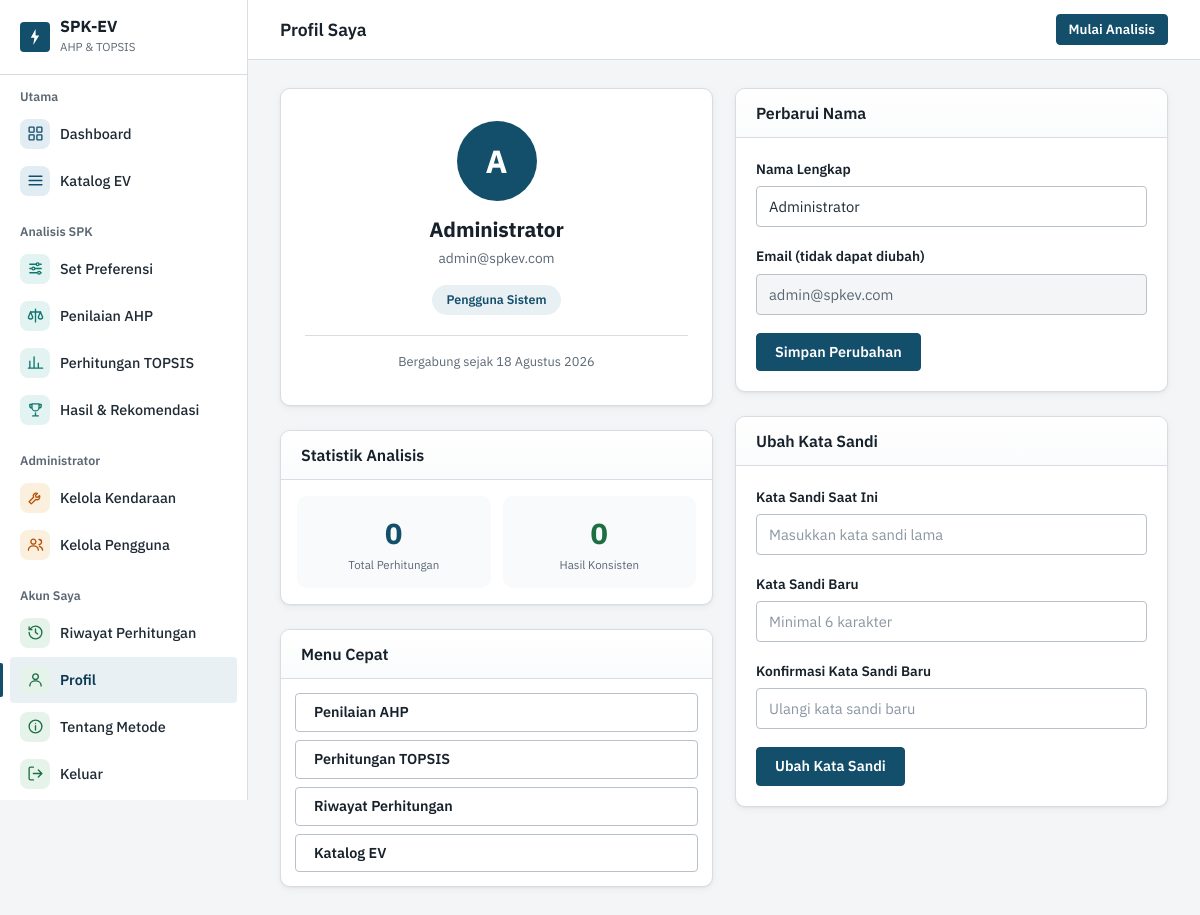
Page /pages/profil.php (signed in) on the committed database.
### tables this page shows
CREATE TABLE IF NOT EXISTS users (
    id          INT AUTO_INCREMENT PRIMARY KEY,
    nama        VARCHAR(100) NOT NULL,
    email       VARCHAR(150) UNIQUE NOT NULL,
    password    VARCHAR(255) NOT NULL,
    role        ENUM('user','admin') DEFAULT 'user',
    created_at  TIMESTAMP DEFAULT CURRENT_TIMESTAMP
);

### includes/functions.php (called while the page is built, shortened)
<?php
function isLoggedIn() {
    return isset($_SESSION['user_id']);
}
function currentUser() {
    return fetchOne("SELECT * FROM users WHERE id = ?", [(int)$_SESSION['user_id']], 'i');
}
function clean($val) {
    return htmlspecialchars(trim((string)$val), ENT_QUOTES, 'UTF-8');
}
function fetchAll($sql, $params = [], $types = '') {
    $conn = db();
    $stmt = $conn->prepare($sql);
    $stmt->bind_param($types, ...$params);
    $stmt->execute();
    return $stmt->get_result()->fetch_all(MYSQLI_ASSOC);
}
function fetchOne($sql, $params = [], $types = '') {
    $rows = fetchAll($sql, $params, $types);
    return $rows[0] ?? null;
}
function tglIndonesia($datetime) {
    $bulan = ['', 'Januari','Februari','Maret','April','Mei','Juni',
              'Juli','Agustus','September','Oktober','November','Desember'];
    $ts = strtotime($datetime);
    return date('d', $ts) . ' ' . $bulan[(int)date('m', $ts)] . ' ' . date('Y', $ts);
}
?>

### pages/profil.php (the view, shortened to what this page needs)
<?php
require_once __DIR__ . '/../includes/functions.php';
$userId    = $_SESSION['user_id'];
$user      = currentUser();
$totalHistory  = fetchOne("SELECT COUNT(*) c FROM history_perhitungan WHERE user_id = ?", [$userId], 'i')['c'] ?? 0;
$konsistenCount= fetchOne("SELECT COUNT(*) c FROM history_perhitungan WHERE user_id = ? AND konsisten = 1", [$userId], 'i')['c'] ?? 0;
$bergabung     = tglIndonesia($user['created_at']);
include __DIR__ . '/../includes/header.php';
include __DIR__ . '/../includes/navbar.php';
?>
<div class="grid-2 fade-up" style="gap:22px;align-items:start">
  <div>
    <div class="card mb-4" style="text-align:center;padding:32px 24px">
      <div style="width:80px;height:80px;background:var(--primary);border-radius:50%;display:flex;align-items:center;justify-content:center;font-size:2rem;font-weight:800;color:#fff;margin:0 auto 16px">
        <?= $initials ?>
      </div>
      <h2 style="font-size:1.3rem;font-weight:800;color:var(--secondary);margin-bottom:4px">
        <?= clean($user['nama']) ?>
      </h2>
      <p style="color:var(--text-muted);font-size:0.86rem;margin-bottom:16px">
        <?= clean($user['email']) ?>
      </p>
      <div style="display:inline-flex;align-items:center;gap:6px;background:var(--primary-light);color:var(--primary);padding:5px 14px;border-radius:20px;font-size:0.78rem;font-weight:600">
        Pengguna Sistem
      </div>
      <div style="margin-top:20px;padding-top:16px;border-top:1px solid var(--border);font-size:0.8rem;color:var(--text-muted)">
        Bergabung sejak <?= $bergabung ?>
      </div>
    </div>
    <div class="card mb-4">
      <div class="card-header"><h3>Statistik Analisis</h3></div>
      <div class="card-body" style="padding:16px">
        <div style="display:grid;grid-template-columns:1fr 1fr;gap:12px">
          <div style="text-align:center;background:#F8FAFC;border-radius:10px;padding:14px">
            <div style="font-size:1.8rem;font-weight:800;color:var(--primary)"><?= $totalHistory ?></div>
            <div style="font-size:0.72rem;color:var(--text-muted)">Total Perhitungan</div>
          </div>
          <div style="text-align:center;background:#F8FAFC;border-radius:10px;padding:14px">
            <div style="font-size:1.8rem;font-weight:800;color:var(--success)"><?= $konsistenCount ?></div>
            <div style="font-size:0.72rem;color:var(--text-muted)">Hasil Konsisten</div>
          </div>
        </div>
      </div>
    </div>
    <div class="card">
      <div class="card-header"><h3>Menu Cepat</h3></div>
      <div class="card-body" style="display:flex;flex-direction:column;gap:8px;padding:14px">
        <a href="<?= APP_URL ?>/pages/ahp.php" class="btn btn-outline" style="justify-content:flex-start">Penilaian AHP</a>
        <a href="<?= APP_URL ?>/pages/topsis.php" class="btn btn-outline" style="justify-content:flex-start">Perhitungan TOPSIS</a>
        <a href="<?= APP_URL ?>/pages/history.php" class="btn btn-outline" style="justify-content:flex-start">Riwayat Perhitungan</a>
        <a href="<?= APP_URL ?>/pages/katalog.php" class="btn btn-outline" style="justify-content:flex-start">Katalog EV</a>
      </div>
    </div>
  </div>
  <div>
    <div class="card mb-4">
      <div class="card-header"><h3>Perbarui Nama</h3></div>
      <div class="card-body">
        <form method="POST">
          <div class="form-group">
            <label>Nama Lengkap</label>
            <input class="form-control" type="text" name="name"
                   value="<?= clean($user['nama']) ?>" required minlength="2">
          </div>
          <div class="form-group">
            <label>Email (tidak dapat diubah)</label>
            <input class="form-control" type="email" value="<?= clean($user['email']) ?>" disabled>
          </div>
          <button type="submit" class="btn btn-primary">Simpan Perubahan</button>
        </form>
      </div>
    </div>
    <div class="card">
      <div class="card-header"><h3>Ubah Kata Sandi</h3></div>
      <div class="card-body">
        <form method="POST">
          <div class="form-group">
            <label>Kata Sandi Saat Ini</label>
            <input class="form-control" type="password" name="pw_lama"
                   placeholder="Masukkan kata sandi lama" required>
          </div>
          <div class="form-group">
            <label>Kata Sandi Baru</label>
            <input class="form-control" type="password" name="pw_baru"
                   placeholder="Minimal 6 karakter" required minlength="6">
          </div>
          <div class="form-group">
            <label>Konfirmasi Kata Sandi Baru</label>
            <input class="form-control" type="password" name="pw_baru2"
                   placeholder="Ulangi kata sandi baru" required>
          </div>
          <button type="submit" class="btn btn-primary">Ubah Kata Sandi</button>
        </form>
      </div>
    </div>
  </div>
</div>
<?php include __DIR__ . '/../includes/footer.php'; ?>

### assets/css/style.css (style rules this page uses)
:root { --primary: #134E6B; --primary-dark: #0C3A52; --primary-light: #E8F0F4; --secondary: #17212B; --accent: #9A5B0B; --danger: #B3261E; --info: #134E6B; --warning: #9A5B0B; --success: #1D6F42; --bg: #F4F5F7; --card: #FFFFFF; --text: #1F2A35; --text-muted: #5B6773; --border: #D8DDE3; --border-strong: #B9C1CA; --sidebar-w: 248px; --radius: 6px; --radius-sm: 4px; --shadow: none; --shadow-md: 0 2px 8px rgba(23,33,43,0.08); --shadow-lg: 0 8px 24px rgba(23,33,43,0.12); --transition: background-color .15s ease, border-color .15s ease, color .15s ease; }
*, *::before, *::after { margin:0; padding:0; box-sizing:border-box; }
html { -webkit-text-size-adjust: 100%; }
body { font-family: 'IBM Plex Sans', 'Segoe UI', system-ui, -apple-system, Arial, sans-serif; background: var(--bg); color: var(--text); line-height: 1.6; font-size: 15px; font-variant-numeric: tabular-nums; -webkit-font-smoothing: antialiased; }
a { text-decoration: none; color: inherit; }
button { cursor: pointer; font-family: inherit; }
h1, h2, h3, h4 { line-height: 1.25; letter-spacing: -0.005em; }
.form-group { margin-bottom: 18px; }
.form-group label { display: block; font-size: .86rem; font-weight: 600; color: var(--secondary); margin-bottom: 6px; }
.form-control { width: 100%; padding: 10px 12px; border: 1px solid var(--border-strong); border-radius: var(--radius-sm); font-size: .92rem; font-family: inherit; color: var(--text); background: #fff; transition: var(--transition); }
.form-control::placeholder { color: #8B96A2; }
.form-control:disabled { background: var(--bg); color: var(--text-muted); }
.btn { display: inline-flex; align-items: center; justify-content: center; gap: 7px; padding: 9px 18px; border-radius: var(--radius-sm); font-size: .9rem; font-weight: 600; font-family: inherit; line-height: 1.3; border: 1px solid transparent; transition: var(--transition); cursor: pointer; white-space: nowrap; }
.btn-primary { background: var(--primary); color: #fff; border-color: var(--primary); }
.btn-outline { background: #fff; color: var(--secondary); border-color: var(--border-strong); }
.card { background: var(--card); border: 1px solid var(--border); border-radius: var(--radius); overflow: hidden; }
.card-header { padding: 14px 20px; border-bottom: 1px solid var(--border); display: flex; align-items: center; justify-content: space-between; gap: 12px; }
.card-header h3 { font-size: 1rem; font-weight: 600; color: var(--secondary); }
.card-body { padding: 20px; }
.mb-4 { margin-bottom: 24px; }
.grid-2 { display: grid; grid-template-columns: 1fr 1fr; gap: 20px; }
.fade-up, .fade-up-d1, .fade-up-d2, .fade-up-d3 { animation: none; }
:root { --teal: #0F766E; --teal-bg: #E3F3F1; --amber: #B45309; --amber-bg: #FBF0DD; --green: #1D6F42; --green-bg: #E5F3EB; --blue: #134E6B; --blue-bg: #E1EDF3; --shadow-card: 0 1px 2px rgba(23,33,43,.05), 0 2px 8px rgba(23,33,43,.05); }
.card, .filter-bar { box-shadow: var(--shadow-card); border-radius: 10px; }
.card-header { background: linear-gradient(#fff, #FAFBFC); }
.card-header h3 { display: flex; align-items: center; gap: 8px; }
.btn { gap: 8px; }

### rows in the picture
users: nama "A", nama "Administrator", email "admin@spkev.com", created_at "18 Agustus 2026", name "Administrator"

### other values in the picture
$pageTitle "Profil Saya"
$totalHistory "0"
$konsistenCount "0"
